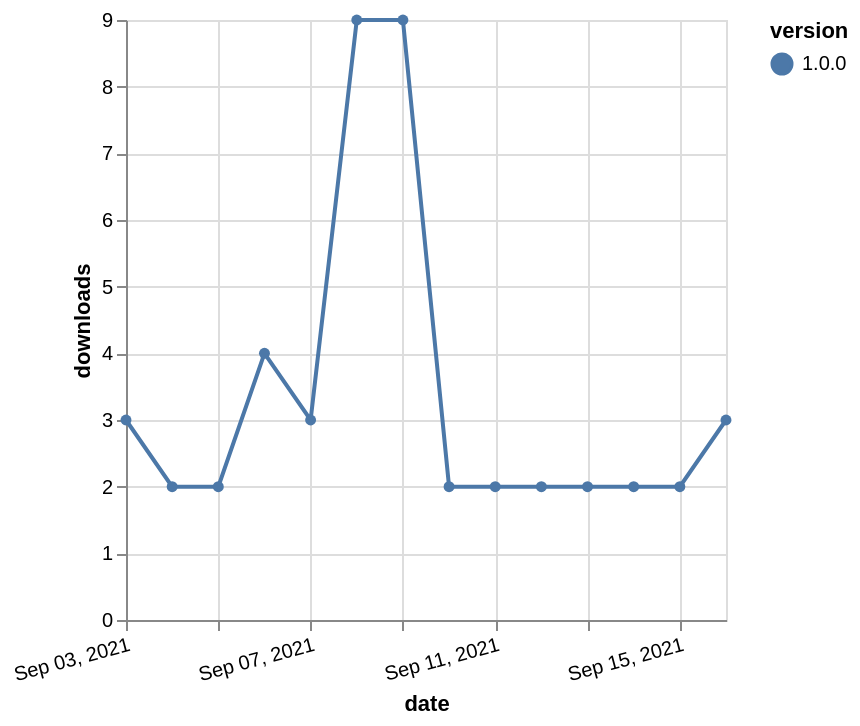

Vega-Lite specification stored for this chart:
### Vega-Lite specification from a JSON file in a GitHub repository (floating-point values rounded to 4 significant figures)
{"$schema": "https://vega.github.io/schema/vega-lite/v5.json", "description": "A simple bar chart with embedded data.", "data": {"values": [{"date": "2021-09-03", "total": 3916, "delta": 3, "version": "1.0.0"}, {"date": "2021-09-04", "total": 3918, "delta": 2, "version": "1.0.0"}, {"date": "2021-09-05", "total": 3920, "delta": 2, "version": "1.0.0"}, {"date": "2021-09-06", "total": 3924, "delta": 4, "version": "1.0.0"}, {"date": "2021-09-07", "total": 3927, "delta": 3, "version": "1.0.0"}, {"date": "2021-09-08", "total": 3936, "delta": 9, "version": "1.0.0"}, {"date": "2021-09-09", "total": 3945, "delta": 9, "version": "1.0.0"}, {"date": "2021-09-10", "total": 3947, "delta": 2, "version": "1.0.0"}, {"date": "2021-09-11", "total": 3949, "delta": 2, "version": "1.0.0"}, {"date": "2021-09-12", "total": 3951, "delta": 2, "version": "1.0.0"}, {"date": "2021-09-13", "total": 3953, "delta": 2, "version": "1.0.0"}, {"date": "2021-09-14", "total": 3955, "delta": 2, "version": "1.0.0"}, {"date": "2021-09-15", "total": 3957, "delta": 2, "version": "1.0.0"}, {"date": "2021-09-16", "total": 3960, "delta": 3, "version": "1.0.0"}]}, "width": "container", "mark": {"type": "line", "point": {"filled": true}}, "encoding": {"x": {"field": "date", "type": "temporal", "timeUnit": "yearmonthdate", "title": "date", "axis": {"labelAngle": -15}}, "y": {"field": "delta", "type": "quantitative", "title": "downloads"}, "color": {"field": "version", "type": "nominal"}, "tooltip": {"field": "delta"}}}
